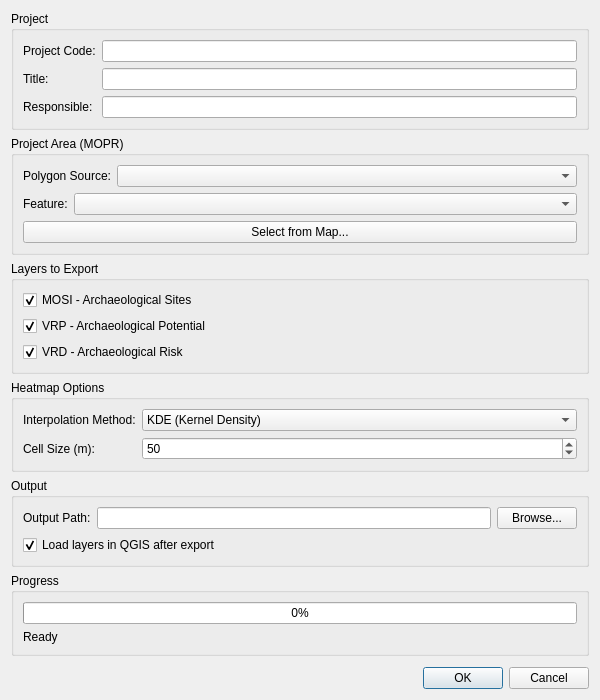
<?xml version="1.0" encoding="UTF-8"?>
<ui version="4.0">
 <class>GNAExportDialog</class>
 <widget class="QDialog" name="GNAExportDialog">
  <property name="geometry">
   <rect>
    <x>0</x>
    <y>0</y>
    <width>600</width>
    <height>700</height>
   </rect>
  </property>
  <property name="windowTitle">
   <string>Export to GNA GeoPackage</string>
  </property>
  <layout class="QVBoxLayout" name="verticalLayout">
   <item>
    <!-- Project Section -->
    <widget class="QGroupBox" name="groupBox_project">
     <property name="title">
      <string>Project</string>
     </property>
     <layout class="QFormLayout" name="formLayout_project">
      <item row="0" column="0">
       <widget class="QLabel" name="label_project_code">
        <property name="text">
         <string>Project Code:</string>
        </property>
       </widget>
      </item>
      <item row="0" column="1">
       <widget class="QLineEdit" name="lineEdit_project_code">
        <property name="maxLength">
         <number>20</number>
        </property>
       </widget>
      </item>
      <item row="1" column="0">
       <widget class="QLabel" name="label_project_title">
        <property name="text">
         <string>Title:</string>
        </property>
       </widget>
      </item>
      <item row="1" column="1">
       <widget class="QLineEdit" name="lineEdit_project_title"/>
      </item>
      <item row="2" column="0">
       <widget class="QLabel" name="label_responsible">
        <property name="text">
         <string>Responsible:</string>
        </property>
       </widget>
      </item>
      <item row="2" column="1">
       <widget class="QLineEdit" name="lineEdit_responsible"/>
      </item>
     </layout>
    </widget>
   </item>
   <item>
    <!-- Project Area Section -->
    <widget class="QGroupBox" name="groupBox_area">
     <property name="title">
      <string>Project Area (MOPR)</string>
     </property>
     <layout class="QVBoxLayout" name="verticalLayout_area">
      <item>
       <layout class="QHBoxLayout" name="horizontalLayout_polygon">
        <item>
         <widget class="QLabel" name="label_polygon_source">
          <property name="text">
           <string>Polygon Source:</string>
          </property>
         </widget>
        </item>
        <item>
         <widget class="QComboBox" name="comboBox_polygon_layer">
          <property name="sizePolicy">
           <sizepolicy hsizetype="Expanding" vsizetype="Fixed">
            <horstretch>0</horstretch>
            <verstretch>0</verstretch>
           </sizepolicy>
          </property>
         </widget>
        </item>
       </layout>
      </item>
      <item>
       <layout class="QHBoxLayout" name="horizontalLayout_feature">
        <item>
         <widget class="QLabel" name="label_feature">
          <property name="text">
           <string>Feature:</string>
          </property>
         </widget>
        </item>
        <item>
         <widget class="QComboBox" name="comboBox_polygon_feature">
          <property name="sizePolicy">
           <sizepolicy hsizetype="Expanding" vsizetype="Fixed">
            <horstretch>0</horstretch>
            <verstretch>0</verstretch>
           </sizepolicy>
          </property>
         </widget>
        </item>
       </layout>
      </item>
      <item>
       <widget class="QPushButton" name="pushButton_select_from_map">
        <property name="text">
         <string>Select from Map...</string>
        </property>
       </widget>
      </item>
     </layout>
    </widget>
   </item>
   <item>
    <!-- Layers Section -->
    <widget class="QGroupBox" name="groupBox_layers">
     <property name="title">
      <string>Layers to Export</string>
     </property>
     <layout class="QVBoxLayout" name="verticalLayout_layers">
      <item>
       <widget class="QCheckBox" name="checkBox_mosi">
        <property name="text">
         <string>MOSI - Archaeological Sites</string>
        </property>
        <property name="checked">
         <bool>true</bool>
        </property>
       </widget>
      </item>
      <item>
       <widget class="QCheckBox" name="checkBox_vrp">
        <property name="text">
         <string>VRP - Archaeological Potential</string>
        </property>
        <property name="checked">
         <bool>true</bool>
        </property>
       </widget>
      </item>
      <item>
       <widget class="QCheckBox" name="checkBox_vrd">
        <property name="text">
         <string>VRD - Archaeological Risk</string>
        </property>
        <property name="checked">
         <bool>true</bool>
        </property>
       </widget>
      </item>
     </layout>
    </widget>
   </item>
   <item>
    <!-- Heatmap Options Section -->
    <widget class="QGroupBox" name="groupBox_heatmap">
     <property name="title">
      <string>Heatmap Options</string>
     </property>
     <layout class="QFormLayout" name="formLayout_heatmap">
      <item row="0" column="0">
       <widget class="QLabel" name="label_method">
        <property name="text">
         <string>Interpolation Method:</string>
        </property>
       </widget>
      </item>
      <item row="0" column="1">
       <widget class="QComboBox" name="comboBox_method">
        <item>
         <property name="text">
          <string>KDE (Kernel Density)</string>
         </property>
        </item>
        <item>
         <property name="text">
          <string>IDW (Inverse Distance)</string>
         </property>
        </item>
        <item>
         <property name="text">
          <string>Grid</string>
         </property>
        </item>
       </widget>
      </item>
      <item row="1" column="0">
       <widget class="QLabel" name="label_cell_size">
        <property name="text">
         <string>Cell Size (m):</string>
        </property>
       </widget>
      </item>
      <item row="1" column="1">
       <widget class="QSpinBox" name="spinBox_cell_size">
        <property name="minimum">
         <number>10</number>
        </property>
        <property name="maximum">
         <number>500</number>
        </property>
        <property name="value">
         <number>50</number>
        </property>
       </widget>
      </item>
     </layout>
    </widget>
   </item>
   <item>
    <!-- Output Section -->
    <widget class="QGroupBox" name="groupBox_output">
     <property name="title">
      <string>Output</string>
     </property>
     <layout class="QVBoxLayout" name="verticalLayout_output">
      <item>
       <layout class="QHBoxLayout" name="horizontalLayout_output">
        <item>
         <widget class="QLabel" name="label_output_path">
          <property name="text">
           <string>Output Path:</string>
          </property>
         </widget>
        </item>
        <item>
         <widget class="QLineEdit" name="lineEdit_output_path">
          <property name="sizePolicy">
           <sizepolicy hsizetype="Expanding" vsizetype="Fixed">
            <horstretch>0</horstretch>
            <verstretch>0</verstretch>
           </sizepolicy>
          </property>
         </widget>
        </item>
        <item>
         <widget class="QPushButton" name="pushButton_browse">
          <property name="text">
           <string>Browse...</string>
          </property>
         </widget>
        </item>
       </layout>
      </item>
      <item>
       <widget class="QCheckBox" name="checkBox_load_layers">
        <property name="text">
         <string>Load layers in QGIS after export</string>
        </property>
        <property name="checked">
         <bool>true</bool>
        </property>
       </widget>
      </item>
     </layout>
    </widget>
   </item>
   <item>
    <!-- Progress Section -->
    <widget class="QGroupBox" name="groupBox_progress">
     <property name="title">
      <string>Progress</string>
     </property>
     <layout class="QVBoxLayout" name="verticalLayout_progress">
      <item>
       <widget class="QProgressBar" name="progressBar">
        <property name="value">
         <number>0</number>
        </property>
       </widget>
      </item>
      <item>
       <widget class="QLabel" name="label_status">
        <property name="text">
         <string>Ready</string>
        </property>
       </widget>
      </item>
     </layout>
    </widget>
   </item>
   <item>
    <spacer name="verticalSpacer">
     <property name="orientation">
      <enum>Qt::Vertical</enum>
     </property>
     <property name="sizeHint" stdset="0">
      <size>
       <width>20</width>
       <height>40</height>
      </size>
     </property>
    </spacer>
   </item>
   <item>
    <!-- Button Box -->
    <widget class="QDialogButtonBox" name="buttonBox">
     <property name="orientation">
      <enum>Qt::Horizontal</enum>
     </property>
     <property name="standardButtons">
      <set>QDialogButtonBox::Cancel|QDialogButtonBox::Ok</set>
     </property>
    </widget>
   </item>
  </layout>
 </widget>
 <resources/>
 <connections>
  <connection>
   <sender>buttonBox</sender>
   <signal>accepted()</signal>
   <receiver>GNAExportDialog</receiver>
   <slot>accept()</slot>
   <hints>
    <hint type="sourcelabel">
     <x>248</x>
     <y>254</y>
    </hint>
    <hint type="destinationlabel">
     <x>157</x>
     <y>274</y>
    </hint>
   </hints>
  </connection>
  <connection>
   <sender>buttonBox</sender>
   <signal>rejected()</signal>
   <receiver>GNAExportDialog</receiver>
   <slot>reject()</slot>
   <hints>
    <hint type="sourcelabel">
     <x>316</x>
     <y>260</y>
    </hint>
    <hint type="destinationlabel">
     <x>286</x>
     <y>274</y>
    </hint>
   </hints>
  </connection>
 </connections>
</ui>
